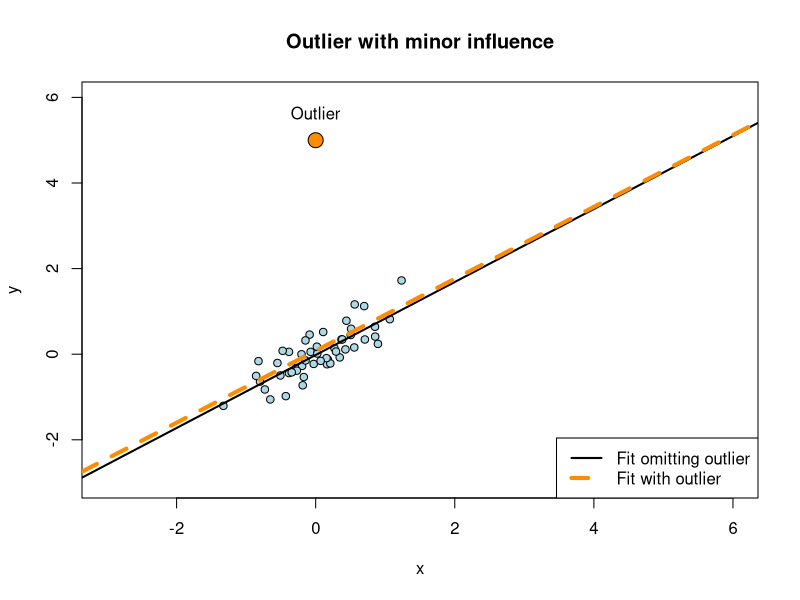
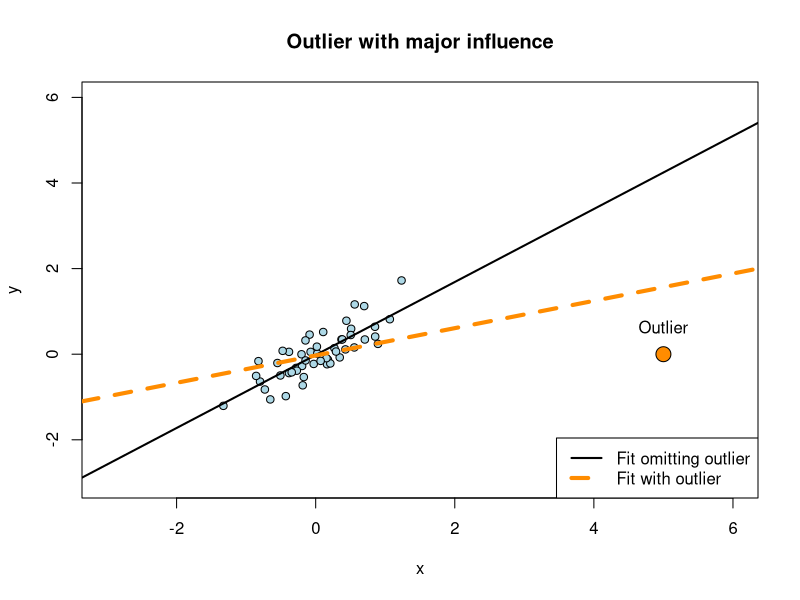

Source code (R) for these figures, in order: (Note: this script raises an error after producing the figures.)
## ---- chunk 1
local({
  set.seed(13121098)
  n <- 50
  x <- rnorm(n, sd=.5)
  y <- x + rnorm(n, sd=.3)
  out1 <<- data.frame(y=c(5,y), x=c(0,x))
  out2 <<- data.frame(y=c(0,y), x=c(5,x))
})

## ---- chunk 2
local({
  fit.1 <- lm(y ~ x, out1[-1,])
  fit <- lm(y ~ x, out1)
  plot(c(-3, 6), c(-3, 6), type='n', xlab="x", ylab="y", main="Outlier with minor influence")
  points(y ~ x, out1, pch=21, bg="lightblue")
  points(out1[1,2], out1[1,1], cex = 2, bg = "darkorange", col = "black", pch = 21)
  text(out1[1,2], out1[1,1]+.25, "Outlier", pos=3)
  abline(fit.1, lwd=2)
  abline(fit, col='darkorange', lwd=4, lty=2)
  legend('bottomright', c("Fit omitting outlier", "Fit with outlier"), lty=1:2, col=c("black", "darkorange"), lwd=c(2,4))
})
## ---- chunk 3
local({
  fit.1 <- lm(y ~ x, out2[-1,])
  fit <- lm(y ~ x, out2)
  plot(c(-3, 6), c(-3, 6), type='n', xlab="x", ylab="y", main="Outlier with major influence")
  points(y ~ x, out2, pch=21, bg="lightblue")
  points(out2[1,2], out2[1,1], cex = 2, bg = "darkorange", col = "black", pch = 21)
  text(out2[1,2], out2[1,1]+.25, "Outlier", pos=3)
  abline(fit.1, lwd=2)
  abline(fit, col='darkorange', lwd=4, lty=2)
  legend('bottomright', c("Fit omitting outlier", "Fit with outlier"), lty=1:2, col=c("black", "darkorange"), lwd=c(2,4))
})
## ---- chunk 4
local({
  fit.m1 <- lm(y ~ x, out2[-1,]) # fit omitting first sample
  yval.m1 <- predict(fit.m1, out2[1,]) # predict the first sample based on that fit
  res.m1 <- out2[1,"y"] - yval.m1 # calculate the residual of the prediction
  c(res.m1, resid(fit)[1]/(1-hatvalues(fit)[1])) # show Brian's equality is true
  c(hatvalues(fit)[1], 1-resid(fit)[1]/res.m1)
  })
## ---- chunk 5
local({
  fit <- lm(y ~ x, out2)
  df.residual(fit)
  # [1] 49
  sqrt(deviance(fit)/49)
  # [1] 0.4965815
  resid(fit)[1]/0.4965815
  #        1 
  # -3.153734 
  rstandard(fit)[1]
  #        1 
  # -5.192816 
  -3.15/sqrt(1-h1)
  #        1 
  # -5.186668
  })
## ---- chunk 6
local({
  fit <- lm(y ~ x, out2)
  E1 <- rstandard(fit)[1]
  h1 <- hatvalues(fit)[1]
  c(E1^2*h1/(1-h1)/2, cooks.distance(fit)[1])
  # Another way
  fit.m1 <- lm(y ~ x, out2[-1,]) # fit omitting first sample
  yval.m1 <- predict(fit.m1, out2[1,]) # predict the first sample based on that fit
  res.m1 <- out2[1,"y"] - yval.m1 # calculate the residual of the prediction
  # h1 <- 1-resid(fit)[1]/res.m1 => h1/(1-h1) == res.m1/resid(fit)[1] - 1
})
